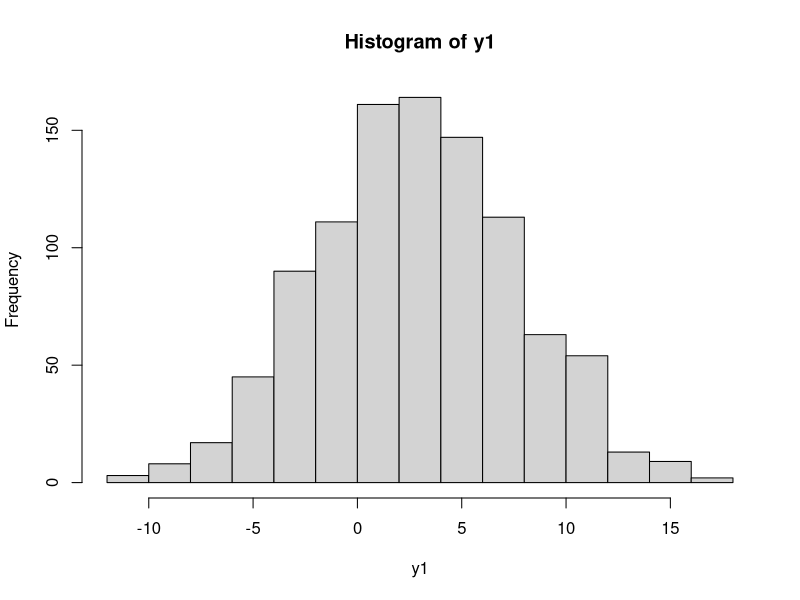
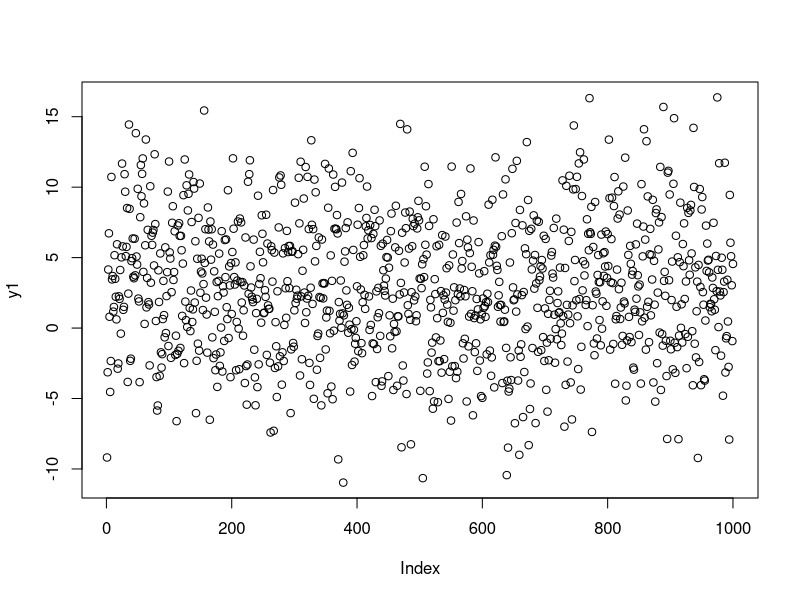
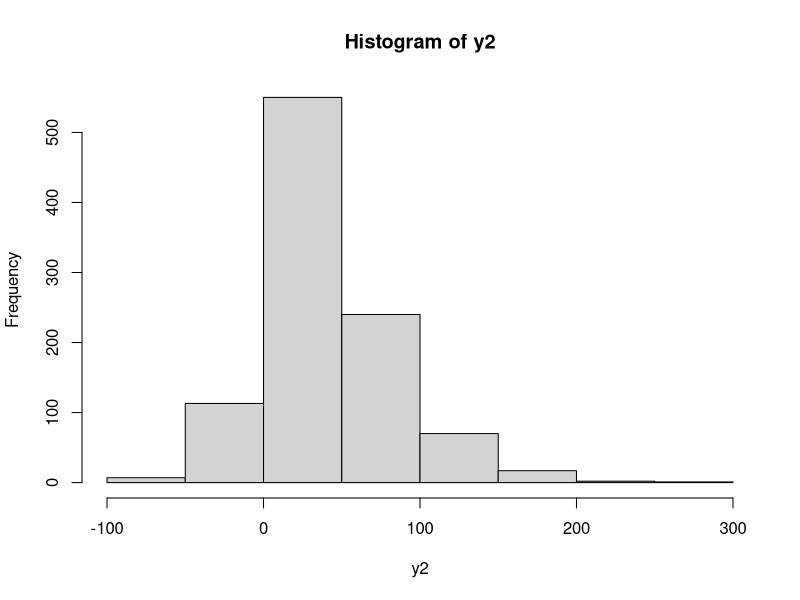
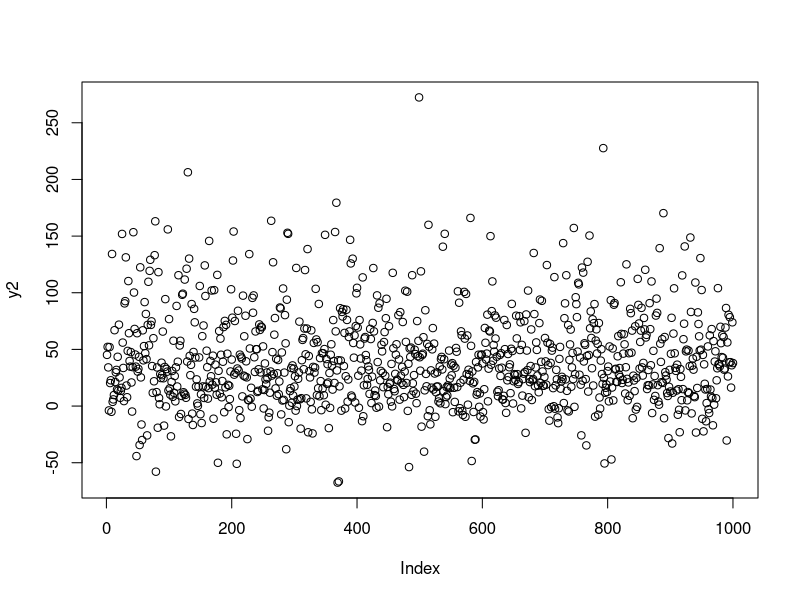
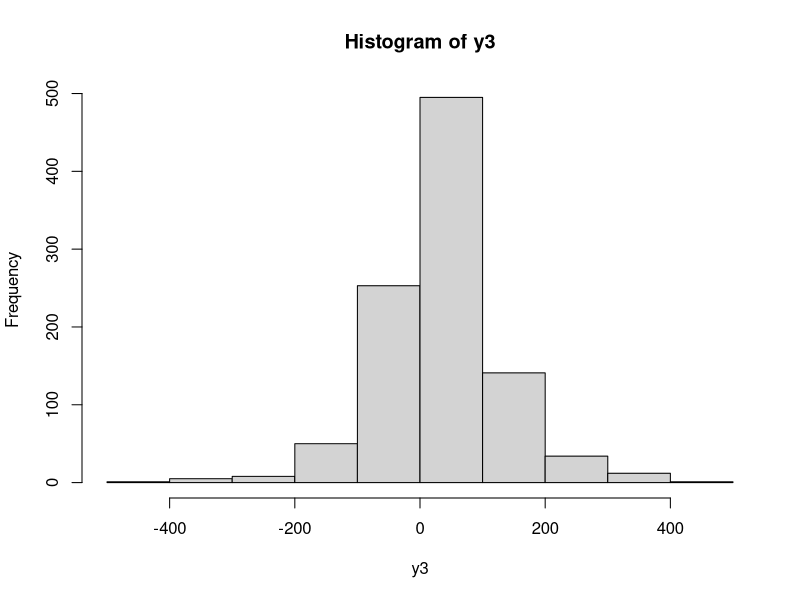
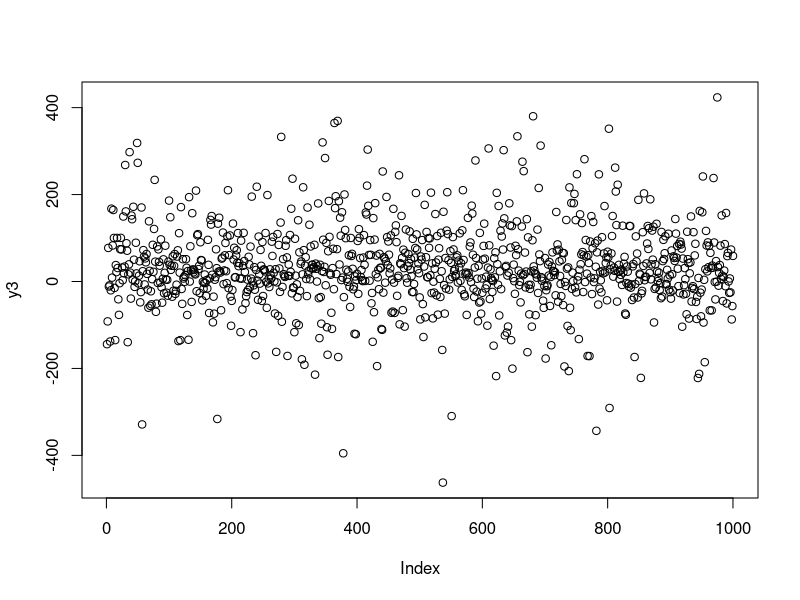
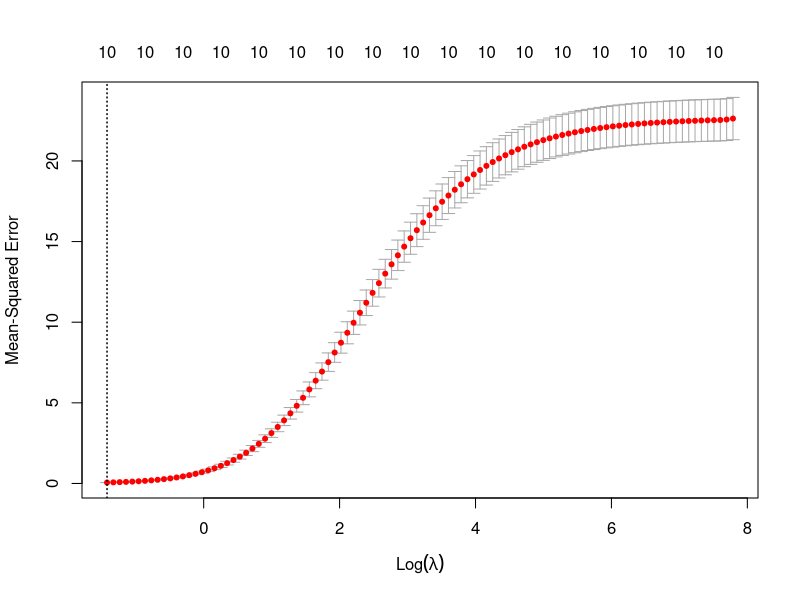
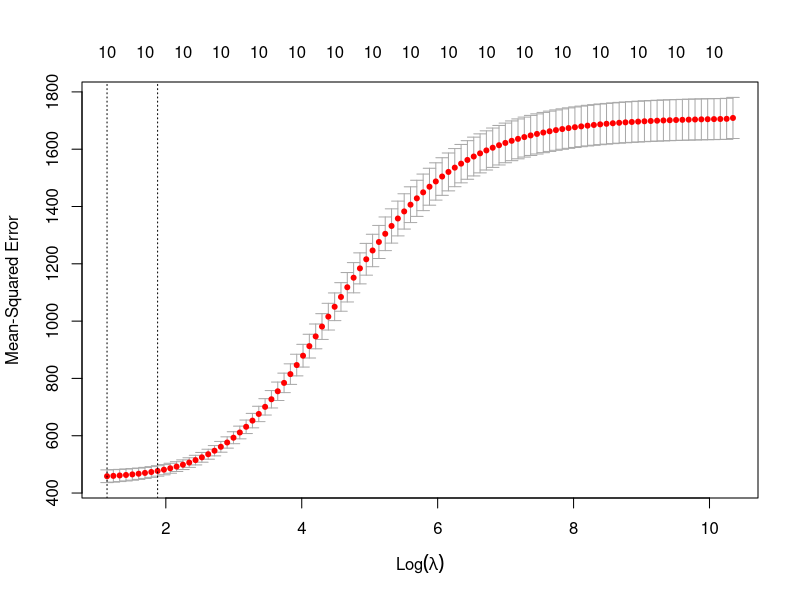

Recreate these plots in R, in order. (Note: this script raises an error after producing the figures.)
## ---- chunk 1
library(tidyverse)
library(glmnet)
library(gam)
## ---- chunk 2
# Packages used:
library(tidyverse)

# Seed
set.seed(1456)

# Predictor Variables
x1 <- rnorm(1000, rnorm(1, 0, 5), rnorm(1, 2, 0.25))
x2 <- rnorm(1000, rnorm(1, 0, 5), rnorm(1, 2, 0.25))
x3 <- rnorm(1000, rnorm(1, 0, 5), rnorm(1, 2, 0.25))
x4 <- rnorm(1000, rnorm(1, 0, 5), rnorm(1, 2, 0.25))
x5 <- rnorm(1000, rnorm(1, 0, 5), rnorm(1, 2, 0.25))
x6 <- rnorm(1000, rnorm(1, 0, 5), rnorm(1, 2, 0.25))
x7 <- rnorm(1000, rnorm(1, 0, 5), rnorm(1, 2, 0.25))
x8 <- rnorm(1000, rnorm(1, 0, 5), rnorm(1, 2, 0.25))
x9 <- rnorm(1000, rnorm(1, 0, 5), rnorm(1, 2, 0.25))
x10 <- rnorm(1000, rnorm(1, 0, 5), rnorm(1, 2, 0.25))

# Predicted Variables
y1 <- x1 + x2 + x6 + x7 - x5 - x8
hist(y1)
plot(y1)

y2 <- x1^2 + 0.5*x5^2 + 2*x6^2 - 1.5*x9^2 - 2*x10^2
hist(y2)
plot(y2)

y3 <- (0.5*x1^3 - 0.25*x1^2 + .2*x1 - 1.5*x2^3 + 1.2*x2^2 - 1.5*x2 + x7^3 - x7^2 + 0.35*x7 + 15)
hist(y3)
plot(y3)

# Data Frame
df <- data.frame(x1, x2, x3, x4, x5, x6, x7, x8, x9, x10, y1, y2, y3)
df <- df %>% mutate(id = row_number())

round(as.matrix(cor(df[1:10])), 4)

round(cor(df[1:10]), 4)


# Test and Training Sets
train <- sample_n(df, 800)
test <- anti_join(df, train, by = 'id')
## ---- chunk 3
set.seed(1456)
ridgecv_y1 <- cv.glmnet(x=as.matrix(subset(train, select = c(x1, x2, x3, x4, x5, x6, x7, x8, x9, x10))), y=as.matrix(subset(train, select = c(y1))), nfold = 5, alpha=0)

plot(ridgecv_y1)

ridge_y1 <- glmnet(x=as.matrix(subset(train, select = c(x1, x2, x3, x4, x5, x6, x7, x8, x9, x10))), y=as.matrix(subset(train, select = c(y1))), lambda = ridgecv_y1$lambda.1se, alpha=0)

coefficients(ridge_y1)

ridge_y1_pred <- predict(ridge_y1, s = ridgecv_y1$lambda.1se, as.matrix(subset(test, select = c(x1, x2, x3, x4, x5, x6, x7, x8, x9, x10))))

ridge_y1_error <- mean((test$y1 - ridge_y1_pred)^2)
ridge_y1_error
## ---- chunk 4
set.seed(1456)
ridgecv_y2 <- cv.glmnet(x=as.matrix(subset(train, select = c(x1, x2, x3, x4, x5, x6, x7, x8, x9, x10))), y=as.matrix(subset(train, select = c(y2))), nfold = 5, alpha=0)

plot(ridgecv_y2)

ridge_y2 <- glmnet(x=as.matrix(subset(train, select = c(x1, x2, x3, x4, x5, x6, x7, x8, x9, x10))), y=as.matrix(subset(train, select = c(y2))), lambda = ridgecv_y2$lambda.1se, alpha=0)

coefficients(ridge_y2)

ridge_y2_pred <- predict(ridge_y2, s = ridgecv_y2$lambda.1se, as.matrix(subset(test, select = c(x1, x2, x3, x4, x5, x6, x7, x8, x9, x10))))

ridge_y2_error <- mean((test$y2 - ridge_y2_pred)^2)
ridge_y2_error
## ---- chunk 5
set.seed(1456)
ridgecv_y3 <- cv.glmnet(x=as.matrix(subset(train, select = c(x1, x2, x3, x4, x5, x6, x7, x8, x9, x10))), y=as.matrix(subset(train, select = c(y3))), nfold = 5, alpha=0)

plot(ridgecv_y3)

ridge_y3 <- glmnet(x=as.matrix(subset(train, select = c(x1, x2, x3, x4, x5, x6, x7, x8, x9, x10))), y=as.matrix(subset(train, select = c(y3))), lambda = ridgecv_y3$lambda.1se, alpha=0)

coefficients(ridge_y3)

ridge_y3_pred <- predict(ridge_y3, s = ridgecv_y3$lambda.1se, as.matrix(subset(test, select = c(x1, x2, x3, x4, x5, x6, x7, x8, x9, x10))))

ridge_y3_error <- mean((test$y3 - ridge_y3_pred)^2)
ridge_y3_error
## ---- chunk 6
set.seed(1456)
lassocv_y1 <- cv.glmnet(x=as.matrix(subset(train, select = c(x1, x2, x3, x4, x5, x6, x7, x8, x9, x10))), y=as.matrix(subset(train, select = c(y1))), nfold = 5, alpha=1)

plot(lassocv_y1)

lasso_y1 <- glmnet(x=as.matrix(subset(train, select = c(x1, x2, x3, x4, x5, x6, x7, x8, x9, x10))), y=as.matrix(subset(train, select = c(y1))), lambda = lassocv_y1$lambda.1se, alpha=1)

coefficients(lasso_y1)

lasso_y1_pred <- predict(lasso_y1, s = lassocv_y1$lambda.1se, as.matrix(subset(test, select = c(x1, x2, x3, x4, x5, x6, x7, x8, x9, x10))))

lasso_y1_error <- mean((test$y1 - lasso_y1_pred)^2)
lasso_y1_error
## ---- chunk 7
set.seed(1456)
lassocv_y2 <- cv.glmnet(x=as.matrix(subset(train, select = c(x1, x2, x3, x4, x5, x6, x7, x8, x9, x10))), y=as.matrix(subset(train, select = c(y2))), nfold = 5, alpha=1)

plot(lassocv_y2)

lasso_y2 <- glmnet(x=as.matrix(subset(train, select = c(x1, x2, x3, x4, x5, x6, x7, x8, x9, x10))), y=as.matrix(subset(train, select = c(y2))), lambda = lassocv_y2$lambda.1se, alpha=1)

coefficients(lasso_y2)

lasso_y2_pred <- predict(lasso_y2, s = lassocv_y2$lambda.1se, as.matrix(subset(test, select = c(x1, x2, x3, x4, x5, x6, x7, x8, x9, x10))))

lasso_y2_error <- mean((test$y2 - lasso_y2_pred)^2)
lasso_y2_error
## ---- chunk 8
set.seed(1456)
lassocv_y3 <- cv.glmnet(x=as.matrix(subset(train, select = c(x1, x2, x3, x4, x5, x6, x7, x8, x9, x10))), y=as.matrix(subset(train, select = c(y3))), nfold = 5, alpha=1)

plot(lassocv_y3)

lasso_y3 <- glmnet(x=as.matrix(subset(train, select = c(x1, x2, x3, x4, x5, x6, x7, x8, x9, x10))), y=as.matrix(subset(train, select = c(y3))), lambda = lassocv_y3$lambda.1se, alpha=1)

coefficients(lasso_y3)

lasso_y3_pred <- predict(lasso_y3, s = lassocv_y3$lambda.1se, as.matrix(subset(test, select = c(x1, x2, x3, x4, x5, x6, x7, x8, x9, x10))))

lasso_y3_error <- mean((test$y3 - lasso_y3_pred)^2)
lasso_y3_error
## ---- chunk 9
set.seed(1458)
# Fully Linear (GAM used for Y1)
gam_y1.1 <- gam(y1 ~ x1 + x2 - x5 + x6 + x7 - x8, data = train)
summary(gam_y1.1)
gam_pred_y1.1 <- predict(gam_y1.1, test)
gam_error_y1.1 <- mean((gam_pred_y1.1 - test$y1)^2)
gam_error_y1.1

# Testing Natural spline on x1
gam_y1.2 <- gam(y1 ~ ns(x1) + x2 - x5 + x6 + x7 - x8, data = train)
summary(gam_y1.2)
gam_pred_y1.2<- predict(gam_y1.2, test)
gam_error_y1.2 <- mean((gam_pred_y1.2 - test$y1)^2)
gam_error_y1.2
## ---- chunk 10
set.seed(1458)
# GAM used for Y2
gam_y2 <- gam(y2 ~ s(x1) + poly(x6, 2) + s(x9) + poly(x10, 2), data = train)
summary(gam_y2)
gam_pred_y2 <- predict(gam_y2, test)
gam_error_y2 <- mean((test$y2 - gam_pred_y2)^2)
gam_error_y2
## ---- chunk 11
set.seed(1458)
# GAM used for Y3
gam_y3 <- gam(y3 ~ poly(x1, 2) + poly(x2, 2) + poly(x7, 2), data = train)
summary(gam_y3)
gam_pred_y3 <- predict(gam_y3, test)
gam_error_y3 <- mean((test$y3 - gam_pred_y3)^2)
gam_error_y3
## ---- chunk 12
# Initializations
n <- 1000 # (One Thousand Repetitions)
errors_ridge_y1 <- rep(-1, n) # Using -1 as placeholder, can check if worked
errors_ridge_y2 <- rep(-1, n)
errors_ridge_y3 <- rep(-1, n)

errors_lasso_y1 <- rep(-1, n)
errors_lasso_y2 <- rep(-1, n)
errors_lasso_y3 <- rep(-1, n)

errors_gam_y1 <- rep(-1, n)
errors_gam_y2 <- rep(-1, n)
errors_gam_y3 <- rep(-1, n)

errors <- data.frame(errors_ridge_y1, errors_ridge_y2, errors_ridge_y3, errors_lasso_y1, errors_lasso_y2, errors_lasso_y3, errors_gam_y1, errors_gam_y2, errors_gam_y3)

# Progress Bar (Ignore)
prog <- winProgressBar(title = "Progress", min = 0, max = n, width = 300)

for (r in 1:n){
  
  
  ###############
  # Making Data #
  ###############
  
  # Predictor Variables
  x1 <- rnorm(1000, rnorm(1, 0, 5), rnorm(1, 2, 0.25))
  x2 <- rnorm(1000, rnorm(1, 0, 5), rnorm(1, 2, 0.25))
  x3 <- rnorm(1000, rnorm(1, 0, 5), rnorm(1, 2, 0.25))
  x4 <- rnorm(1000, rnorm(1, 0, 5), rnorm(1, 2, 0.25))
  x5 <- rnorm(1000, rnorm(1, 0, 5), rnorm(1, 2, 0.25))
  x6 <- rnorm(1000, rnorm(1, 0, 5), rnorm(1, 2, 0.25))
  x7 <- rnorm(1000, rnorm(1, 0, 5), rnorm(1, 2, 0.25))
  x8 <- rnorm(1000, rnorm(1, 0, 5), rnorm(1, 2, 0.25))
  x9 <- rnorm(1000, rnorm(1, 0, 5), rnorm(1, 2, 0.25))
  x10 <- rnorm(1000, rnorm(1, 0, 5), rnorm(1, 2, 0.25))
  
  # Predicted Variables
  y1 <- x1 + x2 + x6 + x7 - x5 - x8
  y2 <- x1^2 + 0.5*x5^2 + 2*x6^2 - 1.5*x9^2 - 2*x10^2
  y3 <- (0.5*x1^3 - 0.25*x1^2 + .2*x1 - 1.5*x2^3 + 1.2*x2^2 - 1.5*x2 + x7^3 - x7^2 + 0.35*x7 + 15)
  
  # Data Frame
  df <- data.frame(x1, x2, x3, x4, x5, x6, x7, x8, x9, x10, y1, y2, y3)
  df <- df %>% mutate(id = row_number())
  
  # Test and Training Sets
  train <- sample_n(df, 800)
  test <- anti_join(df, train, by = 'id')
  
  ###########################
  # Ridge Regression Models #
  ###########################
  ridgecv_y1 <- cv.glmnet(x=as.matrix(subset(train, select = c(x1, x2, x3, x4, x5, x6, x7, x8, x9, x10))), y=as.matrix(subset(train, select = c(y1))), nfold = 5, alpha=0)
  ridge_y1 <- glmnet(x=as.matrix(subset(train, select = c(x1, x2, x3, x4, x5, x6, x7, x8, x9, x10))), y=as.matrix(subset(train, select = c(y1))), lambda = ridgecv_y1$lambda.1se, alpha=0)
  ridge_y1_pred <- predict(ridge_y1, s = ridgecv_y1$lambda.1se, as.matrix(subset(test, select = c(x1, x2, x3, x4, x5, x6, x7, x8, x9, x10))))
  errors$errors_ridge_y1[r] <- mean((test$y1 - ridge_y1_pred)^2)
  
  ridgecv_y2 <- cv.glmnet(x=as.matrix(subset(train, select = c(x1, x2, x3, x4, x5, x6, x7, x8, x9, x10))), y=as.matrix(subset(train, select = c(y2))), nfold = 5, alpha=0)
  ridge_y2 <- glmnet(x=as.matrix(subset(train, select = c(x1, x2, x3, x4, x5, x6, x7, x8, x9, x10))), y=as.matrix(subset(train, select = c(y2))), lambda = ridgecv_y2$lambda.1se, alpha=0)
  ridge_y2_pred <- predict(ridge_y2, s = ridgecv_y2$lambda.1se, as.matrix(subset(test, select = c(x1, x2, x3, x4, x5, x6, x7, x8, x9, x10))))
  errors$errors_ridge_y2[r] <- mean((test$y2 - ridge_y2_pred)^2)
  
  ridgecv_y3 <- cv.glmnet(x=as.matrix(subset(train, select = c(x1, x2, x3, x4, x5, x6, x7, x8, x9, x10))), y=as.matrix(subset(train, select = c(y3))), nfold = 5, alpha=0)
  ridge_y3 <- glmnet(x=as.matrix(subset(train, select = c(x1, x2, x3, x4, x5, x6, x7, x8, x9, x10))), y=as.matrix(subset(train, select = c(y3))), lambda = ridgecv_y3$lambda.1se, alpha=0)
  ridge_y3_pred <- predict(ridge_y3, s = ridgecv_y3$lambda.1se, as.matrix(subset(test, select = c(x1, x2, x3, x4, x5, x6, x7, x8, x9, x10))))
  errors$errors_ridge_y3[r] <- mean((test$y3 - ridge_y3_pred)^2)
  
  ################
  # LASSO Models #
  ################
  lassocv_y1 <- cv.glmnet(x=as.matrix(subset(train, select = c(x1, x2, x3, x4, x5, x6, x7, x8, x9, x10))), y=as.matrix(subset(train, select = c(y1))), nfold = 5, alpha=1)
  lasso_y1 <- glmnet(x=as.matrix(subset(train, select = c(x1, x2, x3, x4, x5, x6, x7, x8, x9, x10))), y=as.matrix(subset(train, select = c(y1))), lambda = lassocv_y1$lambda.1se, alpha=1)
  lasso_y1_pred <- predict(lasso_y1, s = lassocv_y1$lambda.1se, as.matrix(subset(test, select = c(x1, x2, x3, x4, x5, x6, x7, x8, x9, x10))))
  errors$errors_lasso_y1[r] <- mean((test$y1 - lasso_y1_pred)^2)
  
  lassocv_y2 <- cv.glmnet(x=as.matrix(subset(train, select = c(x1, x2, x3, x4, x5, x6, x7, x8, x9, x10))), y=as.matrix(subset(train, select = c(y2))), nfold = 5, alpha=1)
  lasso_y2 <- glmnet(x=as.matrix(subset(train, select = c(x1, x2, x3, x4, x5, x6, x7, x8, x9, x10))), y=as.matrix(subset(train, select = c(y2))), lambda = lassocv_y2$lambda.1se, alpha=1)
  lasso_y2_pred <- predict(lasso_y2, s = lassocv_y2$lambda.1se, as.matrix(subset(test, select = c(x1, x2, x3, x4, x5, x6, x7, x8, x9, x10))))
  errors$errors_lasso_y2[r] <- mean((test$y2 - lasso_y2_pred)^2)
  
  lassocv_y3 <- cv.glmnet(x=as.matrix(subset(train, select = c(x1, x2, x3, x4, x5, x6, x7, x8, x9, x10))), y=as.matrix(subset(train, select = c(y3))), nfold = 5, alpha=1)
  lasso_y3 <- glmnet(x=as.matrix(subset(train, select = c(x1, x2, x3, x4, x5, x6, x7, x8, x9, x10))), y=as.matrix(subset(train, select = c(y3))), lambda = lassocv_y3$lambda.1se, alpha=1)
  lasso_y3_pred <- predict(lasso_y3, s = lassocv_y3$lambda.1se, as.matrix(subset(test, select = c(x1, x2, x3, x4, x5, x6, x7, x8, x9, x10))))
  errors$errors_lasso_y3[r] <- mean((test$y3 - lasso_y3_pred)^2)
  
  ########
  # GAMs #
  ########
  gam_y1 <- gam(y1 ~ x1 + x2 - x5 + x6 + x7 - x8, data = train)
  gam_pred_y1 <- predict(gam_y1, test)
  errors$errors_gam_y1[r] <- mean((gam_pred_y1 - test$y1)^2)
  
  gam_y2 <- gam(y2 ~ s(x1) + poly(x6, 2) + s(x9) + poly(x10, 2), data = train)
  gam_pred_y2 <- predict(gam_y2, test)
  errors$errors_gam_y2[r] <- mean((test$y2 - gam_pred_y2)^2)
  
  gam_y3 <- gam(y3 ~ poly(x1, 2) + poly(x2, 2) + poly(x7, 2), data = train)
  gam_pred_y3 <- predict(gam_y3, test)
  errors$errors_gam_y3[r] <- mean((test$y3 - gam_pred_y3)^2)
  
  setWinProgressBar(prog, r, title = paste(round(r/n*100, 2), "% Complete"))
}
close(prog)

colnames(errors) <- c("ridge.y1", "ridge.y2", "ridge.y3", "lasso.y1", "lasso.y2", "lasso.y3", "gam.y1", "gam.y2", "gam.y3")
summary(errors)

ggplot(errors) +
  geom_histogram(aes(x=ridge.y1), fill = "pink", col = "black") +
  ggtitle("Ridge Regression Error (Y1)")
ggplot(errors) +
  geom_histogram(aes(x=lasso.y1), fill = "lightgreen", col = "black") +
  ggtitle("LASSO Error (Y1)")
ggplot(errors) +
  geom_histogram(aes(x=gam.y1), fill = "cornflowerblue", col = "black") +
  ggtitle("GAM Error (Y1)")

ggplot(errors) +
  geom_histogram(aes(x=ridge.y2), fill = "pink", col = "black") +
  ggtitle("Ridge Regression Error (Y2)")
ggplot(errors) +
  geom_histogram(aes(x=lasso.y2), fill = "lightgreen", col = "black") +
  ggtitle("LASSO Error (Y2)")
ggplot(errors) +
  geom_histogram(aes(x=gam.y2), fill = "cornflowerblue", col = "black") +
  ggtitle("GAM Error (Y2)")

ggplot(errors) +
  geom_histogram(aes(x=ridge.y3), fill = "pink", col = "black") +
  ggtitle("Ridge Regression Error (Y3)")
ggplot(errors) +
  geom_histogram(aes(x=lasso.y3), fill = "lightgreen", col = "black") +
  ggtitle("LASSO Error (Y3)")
ggplot(errors) +
  geom_histogram(aes(x=gam.y3), fill = "cornflowerblue", col = "black") +
  ggtitle("GAM Error (Y3)")
